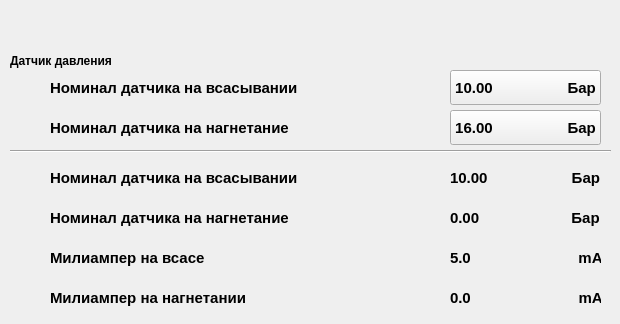
     <widget class="QWidget" name="Settings_Station_Settings_Sensors_Settings_page">
      <widget class="QLabel" name="label_112">
       <property name="geometry">
        <rect>
         <x>10</x>
         <y>50</y>
         <width>171</width>
         <height>21</height>
        </rect>
       </property>
       <property name="font">
        <font>
         <family>Arial</family>
         <pointsize>9</pointsize>
         <weight>75</weight>
         <bold>true</bold>
        </font>
       </property>
       <property name="text">
        <string>Датчик давления</string>
       </property>
      </widget>
      <widget class="QLabel" name="station_settings_sensors_settings_icon_label_1">
       <property name="geometry">
        <rect>
         <x>10</x>
         <y>70</y>
         <width>40</width>
         <height>35</height>
        </rect>
       </property>
       <property name="text">
        <string/>
       </property>
      </widget>
      <widget class="QLabel" name="label_114">
       <property name="geometry">
        <rect>
         <x>50</x>
         <y>70</y>
         <width>261</width>
         <height>35</height>
        </rect>
       </property>
       <property name="font">
        <font>
         <family>Arial</family>
         <pointsize>11</pointsize>
         <weight>75</weight>
         <bold>true</bold>
        </font>
       </property>
       <property name="text">
        <string>Номинал датчика на всасывании</string>
       </property>
      </widget>
      <widget class="QLabel" name="station_settings_sensors_settings_icon_label_2">
       <property name="geometry">
        <rect>
         <x>10</x>
         <y>110</y>
         <width>40</width>
         <height>35</height>
        </rect>
       </property>
       <property name="text">
        <string/>
       </property>
      </widget>
      <widget class="QLabel" name="label_116">
       <property name="geometry">
        <rect>
         <x>50</x>
         <y>110</y>
         <width>261</width>
         <height>35</height>
        </rect>
       </property>
       <property name="font">
        <font>
         <family>Arial</family>
         <pointsize>11</pointsize>
         <weight>75</weight>
         <bold>true</bold>
        </font>
       </property>
       <property name="text">
        <string>Номинал датчика на нагнетание</string>
       </property>
      </widget>
      <widget class="QLabel" name="shield_24_label">
       <property name="geometry">
        <rect>
         <x>410</x>
         <y>70</y>
         <width>40</width>
         <height>35</height>
        </rect>
       </property>
       <property name="text">
        <string/>
       </property>
      </widget>
      <widget class="QLabel" name="shield_25_label">
       <property name="geometry">
        <rect>
         <x>410</x>
         <y>110</y>
         <width>40</width>
         <height>35</height>
        </rect>
       </property>
       <property name="text">
        <string/>
       </property>
      </widget>
      <widget class="QPushButton" name="station_settings_sensors_settings_milliamps_at_suction_16RangeSuctionSensor_pushButton">
       <property name="geometry">
        <rect>
         <x>450</x>
         <y>70</y>
         <width>151</width>
         <height>35</height>
        </rect>
       </property>
       <property name="font">
        <font>
         <family>Arial</family>
         <pointsize>11</pointsize>
         <weight>75</weight>
         <bold>true</bold>
        </font>
       </property>
       <property name="text">
        <string>10.00                  Бар</string>
       </property>
      </widget>
      <widget class="QPushButton" name="station_settings_sensors_settings_milliamps_at_discharge_16RangeDischargeSensor_pushButton">
       <property name="geometry">
        <rect>
         <x>450</x>
         <y>110</y>
         <width>151</width>
         <height>35</height>
        </rect>
       </property>
       <property name="font">
        <font>
         <family>Arial</family>
         <pointsize>11</pointsize>
         <weight>75</weight>
         <bold>true</bold>
        </font>
       </property>
       <property name="text">
        <string>16.00                  Бар</string>
       </property>
      </widget>
      <widget class="Line" name="station_settings_sensors_settings_line_1">
       <property name="geometry">
        <rect>
         <x>10</x>
         <y>150</y>
         <width>601</width>
         <height>2</height>
        </rect>
       </property>
       <property name="frameShadow">
        <enum>QFrame::Sunken</enum>
       </property>
       <property name="orientation">
        <enum>Qt::Horizontal</enum>
       </property>
      </widget>
      <widget class="QLabel" name="station_settings_sensors_settings_icon_label_3_1">
       <property name="geometry">
        <rect>
         <x>10</x>
         <y>160</y>
         <width>40</width>
         <height>35</height>
        </rect>
       </property>
       <property name="text">
        <string/>
       </property>
      </widget>
      <widget class="QLabel" name="station_settings_sensors_settings_icon_label_3_2">
       <property name="geometry">
        <rect>
         <x>10</x>
         <y>200</y>
         <width>40</width>
         <height>35</height>
        </rect>
       </property>
       <property name="text">
        <string/>
       </property>
      </widget>
      <widget class="QLabel" name="station_settings_sensors_settings_icon_label_3_3">
       <property name="geometry">
        <rect>
         <x>10</x>
         <y>240</y>
         <width>40</width>
         <height>35</height>
        </rect>
       </property>
       <property name="text">
        <string/>
       </property>
      </widget>
      <widget class="QLabel" name="station_settings_sensors_settings_icon_label_3_4">
       <property name="geometry">
        <rect>
         <x>10</x>
         <y>280</y>
         <width>40</width>
         <height>35</height>
        </rect>
       </property>
       <property name="text">
        <string/>
       </property>
      </widget>
      <widget class="QLabel" name="label_121">
       <property name="geometry">
        <rect>
         <x>50</x>
         <y>160</y>
         <width>551</width>
         <height>35</height>
        </rect>
       </property>
       <property name="font">
        <font>
         <family>Arial</family>
         <pointsize>11</pointsize>
         <weight>75</weight>
         <bold>true</bold>
        </font>
       </property>
       <property name="text">
        <string>Номинал датчика на всасывании                                                                  Бар</string>
       </property>
      </widget>
      <widget class="QLabel" name="label_122">
       <property name="geometry">
        <rect>
         <x>50</x>
         <y>200</y>
         <width>551</width>
         <height>35</height>
        </rect>
       </property>
       <property name="font">
        <font>
         <family>Arial</family>
         <pointsize>11</pointsize>
         <weight>75</weight>
         <bold>true</bold>
        </font>
       </property>
       <property name="text">
        <string>Номинал датчика на нагнетание                                                                    Бар</string>
       </property>
      </widget>
      <widget class="QLabel" name="label_123">
       <property name="geometry">
        <rect>
         <x>50</x>
         <y>240</y>
         <width>551</width>
         <height>35</height>
        </rect>
       </property>
       <property name="font">
        <font>
         <family>Arial</family>
         <pointsize>11</pointsize>
         <weight>75</weight>
         <bold>true</bold>
        </font>
       </property>
       <property name="text">
        <string>Милиампер на всасе                                                                                          mA</string>
       </property>
      </widget>
      <widget class="QLabel" name="label_124">
       <property name="geometry">
        <rect>
         <x>50</x>
         <y>280</y>
         <width>551</width>
         <height>35</height>
        </rect>
       </property>
       <property name="font">
        <font>
         <family>Arial</family>
         <pointsize>11</pointsize>
         <weight>75</weight>
         <bold>true</bold>
        </font>
       </property>
       <property name="text">
        <string>Милиампер на нагнетании                                                                                mA</string>
       </property>
      </widget>
      <widget class="QLabel" name="station_settings_sensors_settings_suction_sensor_rating_01SuctionPressure_label">
       <property name="geometry">
        <rect>
         <x>450</x>
         <y>160</y>
         <width>51</width>
         <height>35</height>
        </rect>
       </property>
       <property name="font">
        <font>
         <family>Arial</family>
         <pointsize>11</pointsize>
         <weight>75</weight>
         <bold>true</bold>
        </font>
       </property>
       <property name="text">
        <string>10.00</string>
       </property>
      </widget>
      <widget class="QLabel" name="station_settings_sensors_settings_discharge_sensor_rating_01DischargePressure_label">
       <property name="geometry">
        <rect>
         <x>450</x>
         <y>200</y>
         <width>51</width>
         <height>35</height>
        </rect>
       </property>
       <property name="font">
        <font>
         <family>Arial</family>
         <pointsize>11</pointsize>
         <weight>75</weight>
         <bold>true</bold>
        </font>
       </property>
       <property name="text">
        <string>0.00</string>
       </property>
      </widget>
      <widget class="QLabel" name="station_settings_sensors_settings_milliamps_at_suction_01SuctionSensorMaValue_label">
       <property name="geometry">
        <rect>
         <x>450</x>
         <y>240</y>
         <width>51</width>
         <height>35</height>
        </rect>
       </property>
       <property name="font">
        <font>
         <family>Arial</family>
         <pointsize>11</pointsize>
         <weight>75</weight>
         <bold>true</bold>
        </font>
       </property>
       <property name="text">
        <string>5.0</string>
       </property>
      </widget>
      <widget class="QLabel" name="station_settings_sensors_settings_milliamps_at_discharge_01DischargeSensorMaValue_label">
       <property name="geometry">
        <rect>
         <x>450</x>
         <y>280</y>
         <width>51</width>
         <height>35</height>
        </rect>
       </property>
       <property name="font">
        <font>
         <family>Arial</family>
         <pointsize>11</pointsize>
         <weight>75</weight>
         <bold>true</bold>
        </font>
       </property>
       <property name="text">
        <string>0.0</string>
       </property>
      </widget>
     </widget>
